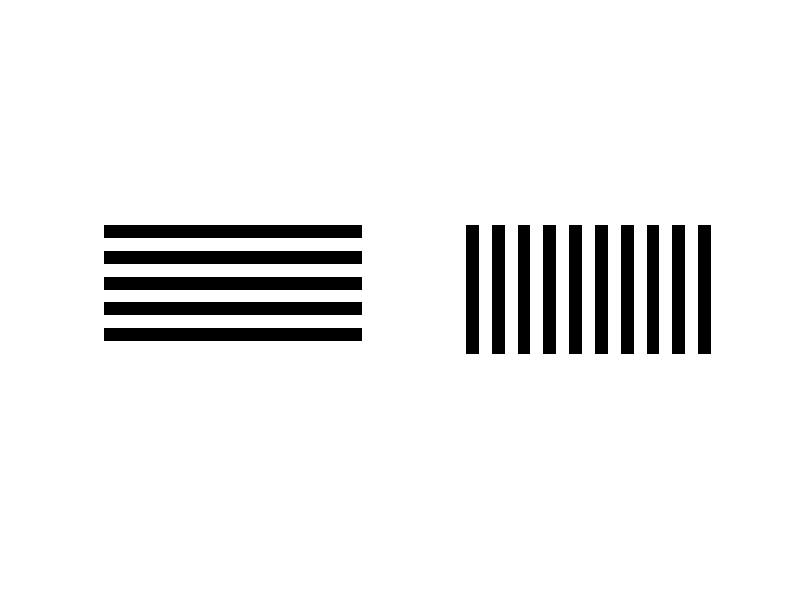

Write MATLAB code to recreate this figure.
new_zeros=zeros(10,20);
horiz_strip=uint8(new_zeros);
horiz_strip(2:2:10,:)=255;
subplot(1,2,1),imshow(horiz_strip);
vert_strip=uint8(new_zeros);
vert_strip(:,2:2:20)=255;
subplot(1,2,2),imshow(vert_strip);